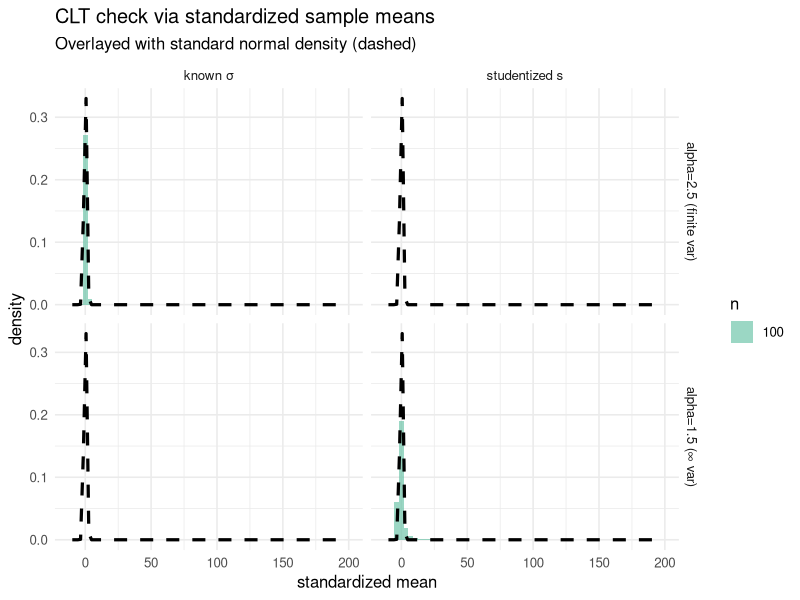
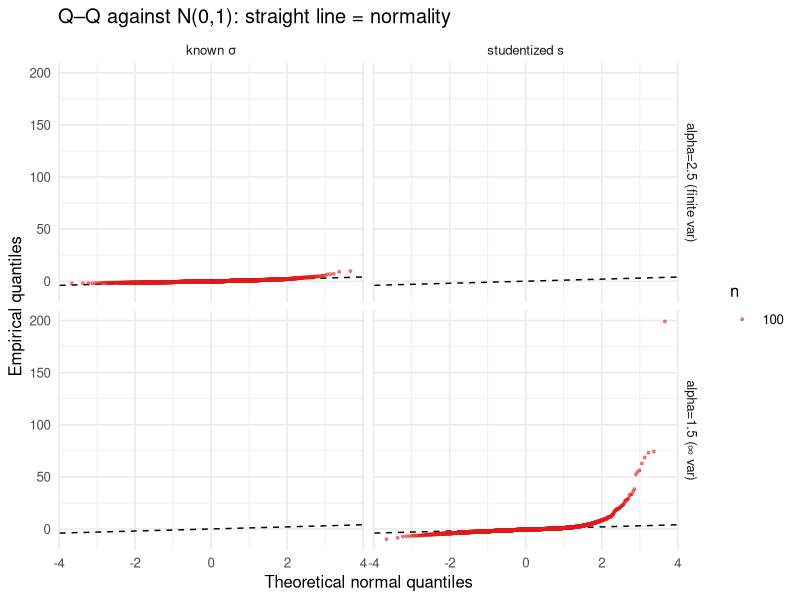
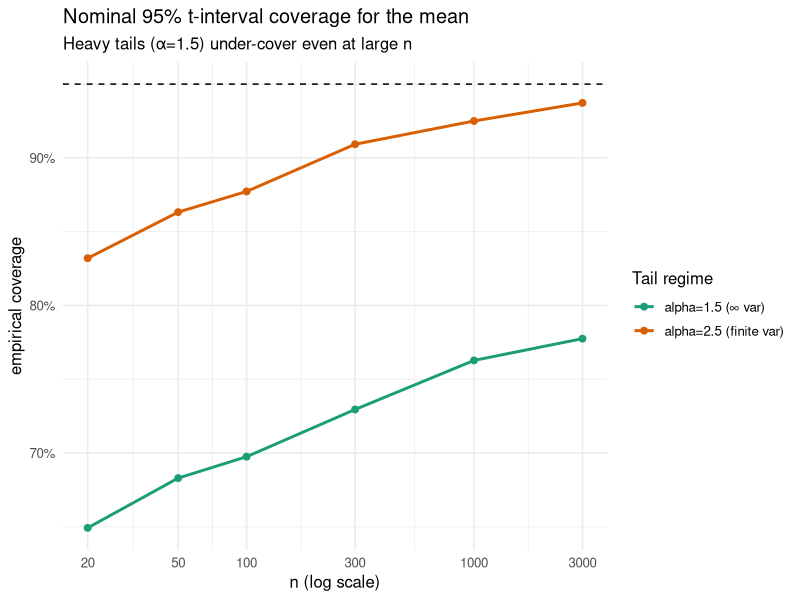
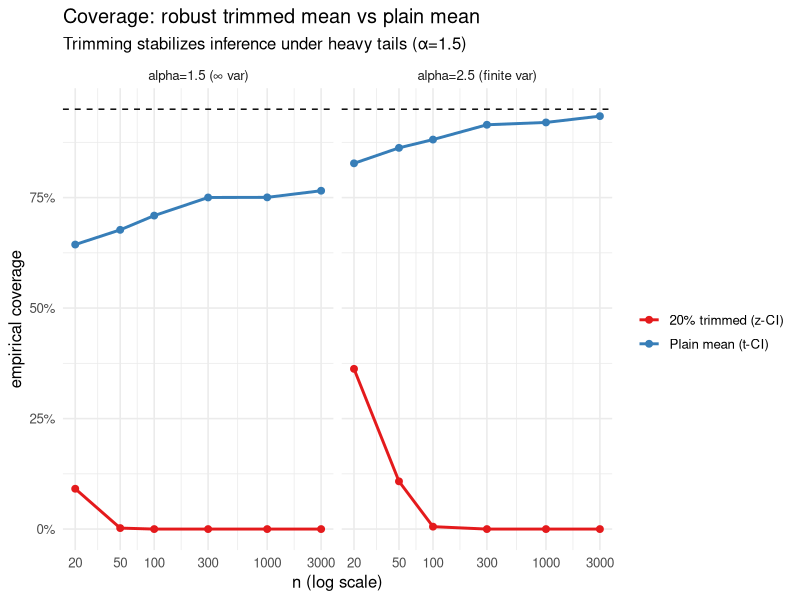

Generate these figures, in order, with R:
# ---- Heavy-tail CLT demo with colourful viz (Pareto) ----
# Fixed version: avoids after_stat() inheritance issue in stat_function()

# Packages
pkgs <- c("ggplot2","dplyr","tidyr","purrr","tibble","patchwork","scales")
to_install <- pkgs[!pkgs %in% rownames(installed.packages())]
if(length(to_install)) install.packages(to_install, quiet = TRUE)
invisible(lapply(pkgs, library, character.only = TRUE))

set.seed(42)

# Pareto generator (Type I), xm > 0, alpha > 0
rpareto <- function(n, alpha, xm = 1) xm / runif(n)^(1/alpha)

pareto_mean  <- function(alpha, xm=1) if (alpha > 1) alpha * xm / (alpha - 1) else NA_real_
pareto_var   <- function(alpha, xm=1) if (alpha > 2) alpha * xm^2 / ((alpha - 1)^2 * (alpha - 2)) else Inf

# Winsorize then trimmed-mean variance (for asymptotic SE of trimmed mean)
winsorize <- function(x, trim = 0.2){
  a <- quantile(x, probs = trim, type = 7)
  b <- quantile(x, probs = 1-trim, type = 7)
  pmin(pmax(x, a), b)
}
trimmed_mean_se <- function(x, trim = 0.2){
  # asymptotic Var(trimmed mean) ~ Var(Winsorized)/((1-2t)^2 * n)
  w <- winsorize(x, trim = trim)
  sw2 <- var(w)
  se <- sqrt(sw2) / ((1 - 2*trim) * sqrt(length(x)))
  se
}

# Simulation design
alphas <- c(2.5, 1.5)        # 2.5: CLT OK; 1.5: finite mean, infinite variance
Ns     <- c(20, 50, 100, 300, 1000, 3000)
reps   <- 4000
xm     <- 1

# ---------- Generate standardized sample mean draws ----------
# - For alpha > 2: Z_n = sqrt(n) * (xbar - mu) / sigma_true
# - For 1 < alpha <= 2: T_n = sqrt(n) * (xbar - mu) / s  (Studentized; still not N(0,1))

gen_stats <- function(alpha, n, reps){
  mu    <- pareto_mean(alpha, xm)
  s2    <- pareto_var(alpha, xm)
  Xbar  <- replicate(reps, mean(rpareto(n, alpha, xm)))
  s_hat <- replicate(reps, sd(  rpareto(n, alpha, xm)))
  out <- tibble(
    alpha = alpha, n = n,
    xbar = Xbar,
    s_hat = s_hat
  ) |>
    dplyr::mutate(
      mu = mu,
      sigma_true = sqrt(s2),
      stat_known = if (is.finite(s2)) sqrt(n) * (xbar - mu) / sigma_true else NA_real_,
      stat_t     = sqrt(n) * (xbar - mu) / s_hat
    )
  out
}

stats_df <- purrr::map_df(alphas, \(a) purrr::map_df(Ns, \(n) gen_stats(a, n, reps)))

# ---------- FIG A: Histograms of standardized means vs N(0,1) ----------
nice_levels <- c("alpha=2.5 (finite var)", "alpha=1.5 (∞ var)")
stats_plot <- stats_df |>
  dplyr::mutate(alpha_lab = factor(ifelse(alpha>2, nice_levels[1], nice_levels[2]),
                            levels = nice_levels),
         which_stat = ifelse(alpha>2, "known σ", "studentized s"),
         z = ifelse(alpha>2, stat_known, stat_t)) |>
  dplyr::filter(n %in% c(100, 2000)) # two sample sizes

# Use ..density.. for broad compatibility; add stat_function with inherit.aes = FALSE
p_hist <- ggplot2::ggplot(stats_plot, ggplot2::aes(x = z, y = ..density.., fill = factor(n))) +
  ggplot2::geom_histogram(bins = 60, alpha = 0.65, position = "identity") +
  ggplot2::stat_function(
    data = data.frame(x = c(-6, 6)),
    mapping = ggplot2::aes(x = x),
    fun = dnorm,
    linewidth = 1.1,
    linetype = 2,
    inherit.aes = FALSE
  ) +
  ggplot2::facet_grid(alpha_lab ~ which_stat, labeller = label_value) +
  ggplot2::scale_fill_brewer(palette = "Set2", name = "n") +
  ggplot2::labs(title = "CLT check via standardized sample means",
       subtitle = "Overlayed with standard normal density (dashed)",
       x = "standardized mean", y = "density") +
  ggplot2::theme_minimal(base_size = 12)

# ---------- FIG B: Q–Q plots vs Normal ----------
qq_samples <- stats_df |>
  dplyr::mutate(alpha_lab = factor(ifelse(alpha>2, nice_levels[1], nice_levels[2]),
                            levels = nice_levels),
         which_stat = ifelse(alpha>2, "known σ", "studentized s"),
         z = ifelse(alpha>2, stat_known, stat_t)) |>
  dplyr::filter(n %in% c(100, 2000)) |>
  dplyr::group_by(alpha_lab, which_stat, n) |>
  dplyr::mutate(q_theory = qnorm(ppoints(dplyr::n()), 0, 1),
         q_sample = sort(z)) |>
  dplyr::ungroup()

p_qq <- ggplot2::ggplot(qq_samples, ggplot2::aes(x = q_theory, y = q_sample, color = factor(n))) +
  ggplot2::geom_abline(slope = 1, intercept = 0, linetype = 2) +
  ggplot2::geom_point(alpha = 0.5, size = 0.7) +
  ggplot2::facet_grid(alpha_lab ~ which_stat) +
  ggplot2::scale_color_brewer(palette = "Set1", name = "n") +
  ggplot2::labs(title = "Q–Q against N(0,1): straight line = normality",
       x = "Theoretical normal quantiles", y = "Empirical quantiles") +
  ggplot2::theme_minimal(base_size = 12)

# ---------- FIG C: Coverage of nominal 95% CIs for the MEAN (plain t-interval) ----------
coverage_plain <- purrr::map_df(alphas, function(alpha){
  if (alpha <= 1) return(tibble())
  mu <- pareto_mean(alpha, xm)
  purrr::map_df(Ns, function(n){
    inside <- replicate(reps, {
      x <- rpareto(n, alpha, xm)
      m <- mean(x); s <- sd(x)
      se <- s / sqrt(n)
      tcrit <- qt(0.975, df = n - 1)
      (mu >= m - tcrit * se) && (mu <= m + tcrit * se)
    })
    tibble(alpha=alpha, n=n, coverage=mean(inside))
  })
})

p_cov_plain <- coverage_plain |>
  dplyr::mutate(alpha_lab = ifelse(alpha>2, nice_levels[1], nice_levels[2])) |>
  ggplot2::ggplot(ggplot2::aes(x = n, y = coverage, color = alpha_lab)) +
  ggplot2::geom_hline(yintercept = 0.95, linetype = 2) +
  ggplot2::geom_point(size = 2) + ggplot2::geom_line(linewidth = 1) +
  ggplot2::scale_x_log10(breaks = Ns) +
  ggplot2::scale_y_continuous(labels = scales::label_percent(accuracy = 1)) +
  ggplot2::scale_color_brewer(palette = "Dark2", name = "Tail regime") +
  ggplot2::labs(title = "Nominal 95% t-interval coverage for the mean",
       subtitle = "Heavy tails (α=1.5) under-cover even at large n",
       x = "n (log scale)", y = "empirical coverage") +
  ggplot2::theme_minimal(base_size = 12)

# ---------- FIG D: Robust 20% trimmed mean coverage vs plain mean ----------
coverage_trim <- purrr::map_df(alphas, function(alpha){
  if (alpha <= 1) return(tibble())
  mu <- pareto_mean(alpha, xm)
  purrr::map_df(Ns, function(n){
    # Plain t CI
    inside_plain <- replicate(reps, {
      x <- rpareto(n, alpha, xm)
      m <- mean(x); s <- sd(x)
      se <- s / sqrt(n)
      tcrit <- qt(0.975, df = n - 1)
      (mu >= m - tcrit * se) && (mu <= m + tcrit * se)
    })
    # 20% trimmed mean with Winsorized-variance SE (z CI)
    inside_trim <- replicate(reps, {
      x <- rpareto(n, alpha, xm)
      m <- mean(x, trim = 0.2)
      se <- trimmed_mean_se(x, trim = 0.2)
      zcrit <- qnorm(0.975)
      (mu >= m - zcrit * se) && (mu <= m + zcrit * se)
    })
    tibble(alpha=alpha, n=n,
           coverage_plain=mean(inside_plain),
           coverage_trim =mean(inside_trim))
  })
})

cov_long <- coverage_trim |>
  dplyr::mutate(alpha_lab = ifelse(alpha>2, nice_levels[1], nice_levels[2])) |>
  tidyr::pivot_longer(cols = dplyr::starts_with("coverage_"),
               names_to = "method", values_to = "coverage") |>
  dplyr::mutate(method = dplyr::recode(method,
                         coverage_plain = "Plain mean (t-CI)",
                         coverage_trim  = "20% trimmed (z-CI)"))

p_cov_comp <- ggplot2::ggplot(cov_long, ggplot2::aes(x = n, y = coverage, color = method))+
  ggplot2::geom_hline(yintercept = 0.95, linetype = 2) +
  ggplot2::geom_point(size = 2) + ggplot2::geom_line(linewidth = 1) +
  ggplot2::scale_x_log10(breaks = Ns) +
  ggplot2::scale_y_continuous(labels = scales::label_percent(accuracy = 1)) +
  ggplot2::scale_color_brewer(palette = "Set1", name = "") +
  ggplot2::facet_wrap(~ alpha_lab) +
  ggplot2::labs(title = "Coverage: robust trimmed mean vs plain mean",
       subtitle = "Trimming stabilizes inference under heavy tails (α=1.5)",
       x = "n (log scale)", y = "empirical coverage") +
  ggplot2::theme_minimal(base_size = 12)

# ---- Draw all figures ----
#(p_hist / p_qq) | (p_cov_plain / p_cov_comp) # patchwork #


(p_hist)
Sys.sleep(4)
(p_qq)
Sys.sleep(4)
(p_cov_plain)
Sys.sleep(4)
(p_cov_comp)
